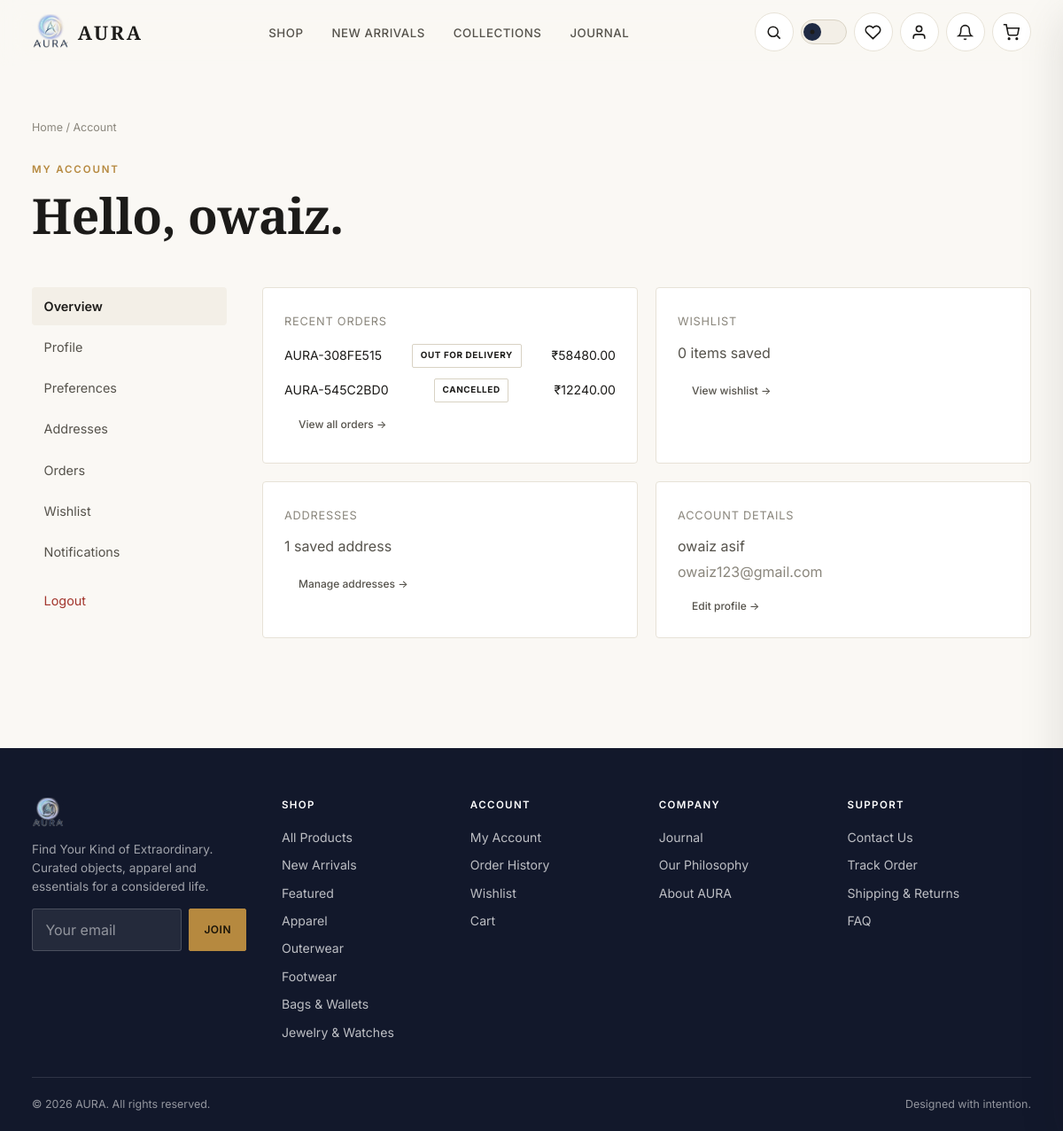
/account/ (signed in), run on the app's committed database.
### orders/models.py (models this page shows, shortened)
class Order(models.Model):
    STATUS_CHOICES = [
        ('pending', 'Pending'),
        ('confirmed', 'Confirmed'),
        ('processing', 'Processing'),
        ('shipped', 'Shipped'),
        ('out_for_delivery', 'Out for Delivery'),
        ('delivered', 'Delivered'),
        ('cancelled', 'Cancelled'),
    ]
    PAYMENT_STATUS_CHOICES = [
        ('pending', 'Pending'),
        ('paid', 'Paid'),
        ('failed', 'Failed'),
        ('refunded', 'Refunded'),
    ]
    order_number = models.CharField(max_length=20, unique=True, editable=False)
    user = models.ForeignKey(settings.AUTH_USER_MODEL, on_delete=models.SET_NULL, null=True, related_name='orders')
    status = models.CharField(max_length=20, choices=STATUS_CHOICES, default='pending')
    payment_status = models.CharField(max_length=12, choices=PAYMENT_STATUS_CHOICES, default='pending')
    coupon = models.ForeignKey(Coupon, on_delete=models.SET_NULL, null=True, blank=True, related_name='orders')
    full_name = models.CharField(max_length=150)
    email = models.EmailField()
    phone_number = models.CharField(max_length=20)
    shipping_address_line1 = models.CharField(max_length=200)
    shipping_address_line2 = models.CharField(max_length=200, blank=True)
    shipping_city = models.CharField(max_length=100)
    shipping_state = models.CharField(max_length=100)
    shipping_postal_code = models.CharField(max_length=20)
    shipping_country = models.CharField(max_length=100, default='India')
    PAYMENT_CHOICES = [
        ('cash_on_delivery', 'Cash on Delivery'),
        ('card', 'Credit / Debit Card (simulated)'),
        ('upi', 'UPI (simulated)'),
    ]
    payment_method = models.CharField(max_length=40, choices=PAYMENT_CHOICES, default='cash_on_delivery')
    subtotal = models.DecimalField(max_digits=10, decimal_places=2, default=Decimal('0.00'))
    discount = models.DecimalField(max_digits=10, decimal_places=2, default=Decimal('0.00'))
    shipping_cost = models.DecimalField(max_digits=10, decimal_places=2, default=Decimal('0.00'))
    total = models.DecimalField(max_digits=10, decimal_places=2, default=Decimal('0.00'))
    created_at = models.DateTimeField(auto_now_add=True)
    updated_at = models.DateTimeField(auto_now=True)
    class Meta:
        ordering = ['-created_at']
    STATUS_STEPS = ['pending', 'confirmed', 'processing', 'shipped', 'out_for_delivery', 'delivered']

### store/models.py (models this page shows, shortened)
class Category(models.Model):
    name = models.CharField(max_length=100, unique=True)
    slug = models.SlugField(max_length=120, unique=True, blank=True)
    description = models.TextField(blank=True)
    image_url = models.URLField(blank=True, help_text='External editorial image representing this category.')
    display_order = models.PositiveIntegerField(default=0)
    is_active = models.BooleanField(default=True)
    created_at = models.DateTimeField(auto_now_add=True)
    class Meta:
        verbose_name_plural = 'Categories'
        ordering = ['display_order', 'name']
    def get_absolute_url(self):
        return reverse('store:category_detail', kwargs={'slug': self.slug})

### accounts/views.py (the view)
# urls.py: path('account/', views.account_dashboard, name='account_dashboard'),
@login_required
def account_dashboard(request):
    recent_orders = Order.objects.filter(user=request.user)[:3]
    wishlist_count = WishlistItem.objects.filter(user=request.user).count()
    addresses = Address.objects.filter(user=request.user)
    return render(request, 'accounts/dashboard.html', {
        'recent_orders': recent_orders,
        'wishlist_count': wishlist_count,
        'addresses': addresses,
    })

### cart/context_processors.py (called while the page is built)
def cart_context(request):
    cart = getattr(request, 'cart', None)
    if cart is None:
        return {'cart_item_count': 0}
    return {'cart_item_count': cart.total_items}

### cart/models.py (called while the page is built)
    @property
    def items_qs(self):
        return self.items.select_related('product', 'product__category').all()

    @property
    def total_items(self):
        return sum(item.quantity for item in self.items_qs)

### core/context_processors.py (called while the page is built)
def site_context(request):
    from store.models import Category
    return {
        'SITE_NAME': 'AURA',
        'SITE_TAGLINE': 'Find Your Kind of Extraordinary.',
        'footer_categories': Category.objects.filter(is_active=True)[:5],
    }

### notifications/context_processors.py (called while the page is built)
def notifications_context(request):
    if request.user.is_authenticated:
        count = request.user.notifications.filter(is_read=False).count()
        return {'unread_notification_count': count}
    return {'unread_notification_count': 0}

### wishlist/context_processors.py (called while the page is built)
def wishlist_context(request):
    if request.user.is_authenticated:
        ids = list(request.user.wishlist_items.values_list('product_id', flat=True))
        return {'wishlist_product_ids': ids, 'wishlist_count': len(ids)}
    return {'wishlist_product_ids': [], 'wishlist_count': 0}

### templates/accounts/dashboard.html (shortened to what this page needs)
{% extends 'base.html' %}
{% block content %}
<section class="section container">
  <div class="breadcrumbs"><a href="{% url 'core:home' %}">Home</a> / Account</div>
  <div class="section-head">
    <div>
      <span class="eyebrow">My Account</span>
      <h1>Hello, {{ request.user.first_name|default:request.user.username }}.</h1>
    </div>
  </div>
  <div class="account-layout">
    <aside class="account-nav">
      <a href="{% url 'accounts:account_dashboard' %}" class="is-active">Overview</a>
      <a href="{% url 'accounts:profile_edit' %}">Profile</a>
      <a href="{% url 'accounts:preferences' %}">Preferences</a>
      <a href="{% url 'accounts:address_list' %}">Addresses</a>
      <a href="{% url 'orders:order_history' %}">Orders</a>
      <a href="{% url 'wishlist:wishlist_detail' %}">Wishlist</a>
      <a href="{% url 'notifications:notification_list' %}">Notifications {% if unread_notification_count > 0 %}<span class="badge badge-gold" style="margin-left:0.3rem;">{{ unread_notification_count }}</span>{% endif %}</a>
      <a href="{% url 'accounts:logout' %}" class="account-nav-logout" style="margin-top:0.5rem;">Logout</a>
    </aside>
    <div class="account-cards">
      <div class="card account-summary-card">
        <span class="text-muted" style="font-size:0.8rem; text-transform:uppercase; letter-spacing:0.06em;">Recent Orders</span>
        {% if recent_orders %}
          <div style="margin-top:0.85rem; display:flex; flex-direction:column; gap:0.75rem;">
            {% for order in recent_orders %}
              <a href="{% url 'orders:order_detail' order.order_number %}" class="account-mini-row">
                <span>{{ order.order_number }}</span>
                <span class="badge badge-outline">{{ order.get_status_display }}</span>
                <span>₹{{ order.total|floatformat:2 }}</span>
              </a>
            {% endfor %}
          </div>
        {% else %}
          <p class="text-muted" style="margin-top:0.75rem;">No orders yet.</p>
        {% endif %}
        <a href="{% url 'orders:order_history' %}" class="btn-ghost btn-sm" style="margin-top:0.5rem; display:inline-block;">View all orders &rarr;</a>
      </div>
      <div class="card account-summary-card">
        <span class="text-muted" style="font-size:0.8rem; text-transform:uppercase; letter-spacing:0.06em;">Wishlist</span>
        <p style="margin-top:0.75rem;">{{ wishlist_count }} item{{ wishlist_count|pluralize }} saved</p>
        <a href="{% url 'wishlist:wishlist_detail' %}" class="btn-ghost btn-sm">View wishlist &rarr;</a>
      </div>
      <div class="card account-summary-card">
        <span class="text-muted" style="font-size:0.8rem; text-transform:uppercase; letter-spacing:0.06em;">Addresses</span>
        <p style="margin-top:0.75rem;">{{ addresses.count }} saved address{{ addresses.count|pluralize:"es" }}</p>
        <a href="{% url 'accounts:address_list' %}" class="btn-ghost btn-sm">Manage addresses &rarr;</a>
      </div>
      <div class="card account-summary-card">
        <span class="text-muted" style="font-size:0.8rem; text-transform:uppercase; letter-spacing:0.06em;">Account Details</span>
        <p style="margin-top:0.75rem; margin-bottom:0.25rem;">{{ request.user.get_full_name|default:request.user.username }}</p>
        <p class="text-muted" style="margin-bottom:0.75rem;">{{ request.user.email }}</p>
        <a href="{% url 'accounts:profile_edit' %}" class="btn-ghost btn-sm">Edit profile &rarr;</a>
      </div>
    </div>
  </div>
</section>
{% endblock %}

### templates/includes/footer.html (shortened to what this page needs)
{% load static %}
<footer class="site-footer">
  <div class="container">
    <div class="footer-grid">
      <div class="footer-brand">
        <img src="{% static 'images/aura-logo-transparent.png' %}" alt="AURA">
        <p>{{ SITE_TAGLINE }} Curated objects, apparel and essentials for a considered life.</p>
        <form class="newsletter-form" data-newsletter-form action="{% url 'core:newsletter_signup' %}" method="post">
          <input type="email" name="email" placeholder="Your email" required aria-label="Email for newsletter">
          <button type="submit" class="btn btn-gold btn-sm">Join</button>
        </form>
      </div>
      <div>
        <h5>Shop</h5>
        <ul>
          <li><a href="{% url 'store:shop' %}">All Products</a></li>
          <li><a href="{% url 'store:shop' %}?collection=new">New Arrivals</a></li>
          <li><a href="{% url 'store:shop' %}?collection=featured">Featured</a></li>
          {% for c in footer_categories %}<li><a href="{{ c.get_absolute_url }}">{{ c.name }}</a></li>{% endfor %}
        </ul>
      </div>
      <div class="footer-col-account">
        <h5>Account</h5>
        <ul>
          <li><a href="{% url 'accounts:account_dashboard' %}">My Account</a></li>
          <li><a href="{% url 'orders:order_history' %}">Order History</a></li>
          <li><a href="{% url 'wishlist:wishlist_detail' %}">Wishlist</a></li>
          <li><a href="{% url 'cart:cart_detail' %}">Cart</a></li>
        </ul>
      </div>
      <div>
        <h5>Company</h5>
        <ul>
          <li><a href="{% url 'core:journal' %}">Journal</a></li>
          <li><a href="{% url 'core:home' %}#philosophy">Our Philosophy</a></li>
          <li><a href="{% url 'core:home' %}#story">About AURA</a></li>
        </ul>
      </div>
      <div>
        <h5>Support</h5>
        <ul>
          <li><a href="{% url 'core:contact' %}">Contact Us</a></li>
          <li><a href="{% url 'orders:order_history' %}">Track Order</a></li>
          <li><a href="{% url 'core:home' %}#shipping">Shipping &amp; Returns</a></li>
          <li><a href="{% url 'core:home' %}#faq">FAQ</a></li>
        </ul>
      </div>
    </div>
    <div class="footer-bottom">
      <span>&copy; {% now "Y" %} AURA. All rights reserved.</span>
      <span>Designed with intention.</span>
    </div>
  </div>
</footer>

### static/css/themes.css (style rules this page uses)
:root { --bg: #faf8f4; --bg-elevated: #ffffff; --surface: #ffffff; --surface-muted: #f3efe7; --text: #1c1b19; --text-secondary: #55524b; --muted: #8a867c; --border: #e7e2d7; --border-strong: #d8d2c3; --accent: #1f2a44; --accent-strong: #12182b; --accent-contrast: #ffffff; --gold: #b6893f; --gold-soft: #d9b876; --success: #2f6b4f; --success-bg: #e9f3ec; --error: #a3372e; --error-bg: #fbebe9; --warning: #9c6b1f; --warning-bg: #fbf1de; --info: #2b5a7a; --info-bg: #e8f1f6; --shadow-sm: 0 1px 2px rgba(28, 27, 25, 0.06); --shadow-md: 0 6px 20px rgba(28, 27, 25, 0.08); --shadow-lg: 0 20px 48px rgba(28, 27, 25, 0.12); --nav-bg: rgba(250, 248, 244, 0.7); --nav-bg-solid: rgba(250, 248, 244, 0.94); --overlay: rgba(18, 17, 15, 0.5); --skeleton: #efeae0; --focus-ring: rgba(31, 42, 68, 0.35); color-scheme: light; }

### static/css/base.css (style rules this page uses)
*, *::before, *::after { box-sizing: border-box; }
html { scroll-behavior: smooth; }
body { margin: 0; background: var(--bg); color: var(--text); font-family: 'Inter', -apple-system, BlinkMacSystemFont, 'Segoe UI', sans-serif; font-size: 16px; line-height: 1.55; -webkit-font-smoothing: antialiased; transition: background-color 0.35s ease, color 0.35s ease; overflow-x: hidden; }
h1, h2, h3, h4, h5 { font-family: 'Playfair Display', 'Fallback-Serif', Georgia, serif; font-weight: 600; letter-spacing: -0.01em; margin: 0 0 0.5em; color: var(--text); }
h1 { font-size: clamp(2.1rem, 1.5rem + 2.6vw, 4rem); line-height: 1.08; }
p { margin: 0 0 1em; color: var(--text-secondary); }
a { color: inherit; text-decoration: none; }
.eyebrow { font-family: 'Inter', sans-serif; font-size: 0.72rem; font-weight: 600; letter-spacing: 0.16em; text-transform: uppercase; color: var(--gold); display: inline-block; margin-bottom: 0.75rem; }
img { max-width: 100%; display: block; }
button, input, select, textarea { font-family: inherit; font-size: inherit; color: inherit; }
button { cursor: pointer; }
.container { width: 100%; max-width: 1320px; margin-inline: auto; padding-inline: clamp(1rem, 3vw, 2.5rem); }
.section { padding-block: clamp(2.5rem, 3vw + 1.5rem, 5.5rem); }
.section-head { display: flex; align-items: flex-end; justify-content: space-between; gap: 1.5rem; margin-bottom: clamp(1.5rem, 2vw, 2.5rem); flex-wrap: wrap; }
.text-muted { color: var(--muted); }

### static/css/responsive.css (style rules this page uses)
html, body { max-width: 100%; }
img, video, svg { max-width: 100%; height: auto; }

### templates/accounts/dashboard.html (style rules this page uses)
.account-layout { display: grid; grid-template-columns: 220px 1fr; gap: 2.5rem; margin-top: 1.5rem; }
.account-nav { display: flex; flex-direction: column; gap: 0.2rem; }
.account-nav a { padding: 0.65rem 0.85rem; border-radius: 4px; font-size: 0.9rem; color: var(--text-secondary); }
.account-nav a.is-active { background: var(--surface-muted); color: var(--text); font-weight: 600; }
.account-nav-logout { color: var(--error) !important; }
.account-cards { display: grid; grid-template-columns: 1fr 1fr; gap: 1.25rem; }
.account-summary-card { padding: 1.5rem; }
.account-mini-row { display: flex; justify-content: space-between; align-items: center; font-size: 0.88rem; gap: 0.5rem; }

### data on the page
Order: order_number "AURA-308FE515", status "OUT FOR DELIVERY", total "58480.00"
Order: order_number "AURA-545C2BD0", status "CANCELLED", total "12240.00"
Category: name "Apparel"
Category: name "Outerwear"
Category: name "Footwear"
Category: name "Bags & Wallets"
Category: name "Jewelry & Watches"

### other printed values
{{ request.user.first_name|default:request.user.username }} "owaiz"
{{ wishlist_count }} "0"
{{ addresses.count }} "1"
{{ request.user.get_full_name|default:request.user.username }} "owaiz asif"
{{ request.user.email }} "owaiz123@gmail.com"
{{ SITE_TAGLINE }} "Find Your Kind of Extraordinary."
